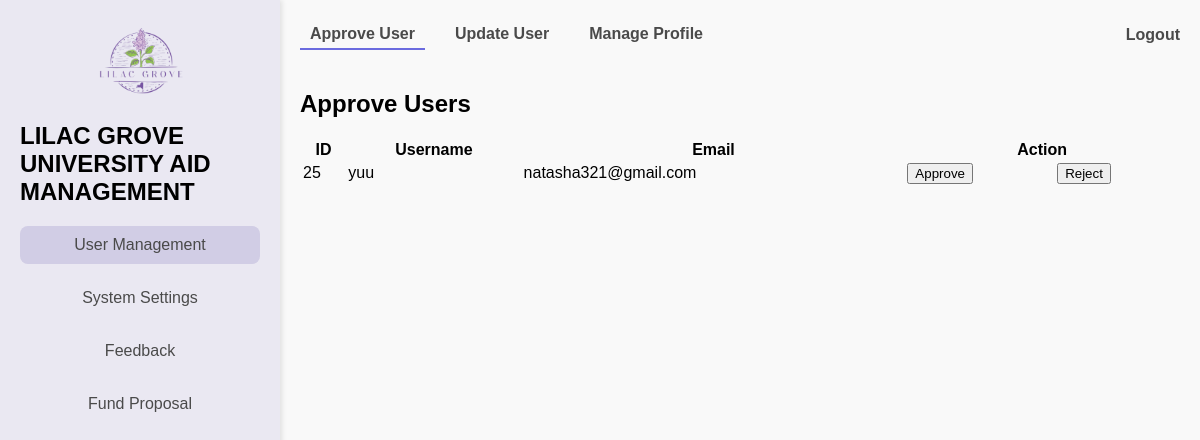
The app's page /profile/ (signed in), older data.
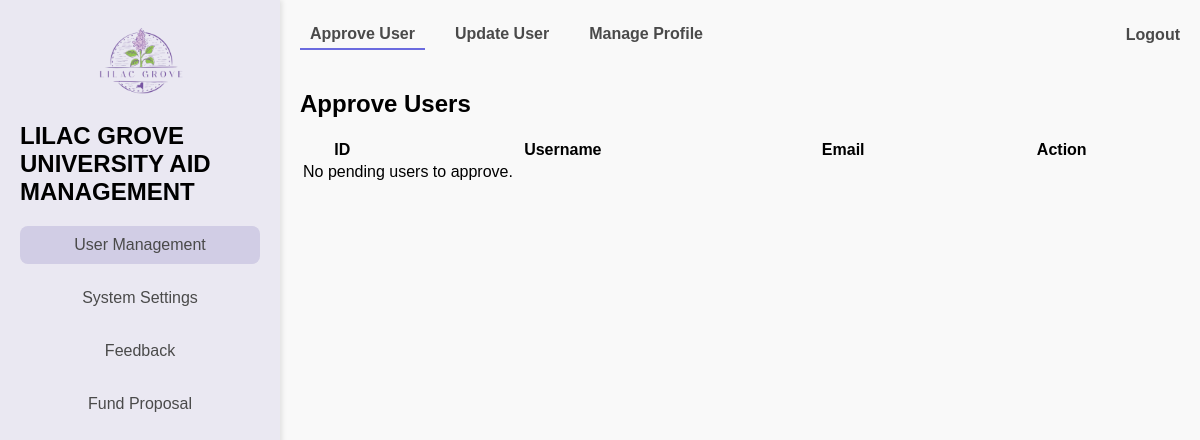
The same page, newer data.
### users/models.py (models this page shows, shortened)
class Account(AbstractUser):
    ROLE_LIST = [
        ('student', 'Student'),
        ('officer', 'Aid Officer'),
        ('funder', 'Funder'),
        ('administrator', 'Administrator'),
    ]
    role                = models.CharField(max_length=13, choices=ROLE_LIST)
    study_program       = models.CharField(max_length=100, blank=True, null=True) # only for Students
    years_of_study      = models.IntegerField(blank=True, null=True)
    gpa                 = models.FloatField(blank=True, null=True)
    organization_name   = models.CharField(max_length=255, blank=True, null=True)
    is_approved         = models.BooleanField(default=False)
    phone_number        = models.CharField(max_length=15, blank=True, null=True)
    created_at          = models.DateTimeField(default=now)
    updated_at          = models.DateTimeField(auto_now=True)
    class Meta:
        db_table = 'users_masterlist'

### users/views.py (the view)
# urls.py: path('profile/', views.dashboard, name = 'dashboard'),
@login_required
def dashboard(request):
    role_dashboard_map = {
        'administrator': admin_dashboard,
        'student': student_dashboard,
        'officer': officer_dashboard,
        'funder': funder_dashboard,
    }
    user_role = request.user.role
    if user_role in role_dashboard_map:
        return role_dashboard_map[user_role](request)
    else:
        messages.error(request, "Your role is not recognized. Please contact support.")
        return redirect('home')  # Redirect to a safe fallback page

### users/views.py (called while the page is built)
def role_required(role_name):
    def decorator(view_func):
        def wrapper(request, *args, **kwargs):
            if request.user.role != role_name:
                raise PermissionDenied("You do not have permission to access this page.")
            return view_func(request, *args, **kwargs)
        return wrapper
    return decorator

### users/templates/dashboards/admin_dashboard.html (shortened to what this page needs)
{% extends "dashboards/dashboard.html" %}
{% load static %}
{% block menu %}
    <a href="{% url 'dashboard' %}?tab=pending_users" class="menu-item {% if active_menu == 'user_management' %}active{% endif %}">
        User Management
    </a>
    <a href="{% url 'dashboard' %}?tab=config_parameters" class="menu-item {% if active_menu == 'system_settings' %}active{% endif %}">
        System Settings
    </a>
    <a href="{% url 'dashboard' %}?tab=feedback_management" class="menu-item {% if active_menu == 'feedback' %}active{% endif %}">
        Feedback
    </a>
    <a href="{% url 'dashboard' %}?tab=approve_requests" class="menu-item {% if active_menu == 'fund_proposal' %}active{% endif %}">
        Fund Proposal
    </a>
{% endblock menu %}
{% block dashboard %}
    {% if active_tab == 'pending_users' %}
        <h2>Approve Users</h2>
        <table>
            <thead>
                <tr>
                    <th>ID</th>
                    <th>Username</th>
                    <th>Email</th>
                    <th colspan='2'>Action</th>
                </tr>
            </thead>
            <tbody>
                {% for user in pending_users %}
                <tr>
                    <td>{{ user.id }}</td>
                    <td>{{ user.username }}</td>
                    <td>{{ user.email }}</td>
                    <td>
                        <form action="{% url 'approve_user' user.id %}" method="post" style="display: inline;">
                            <button type="submit" class="btn btn-success">Approve</button>
                        </form>
                    </td>
                    <td>
                        <form action="{% url 'reject_user' user.id %}" method="post" style="display: inline;" onsubmit="return confirm('Are you sure you want to reject this user?');">
                            <button type="submit" class="btn btn-danger">Reject</button>
                        </form>
                    </td>
                </tr>
                {% empty %}
                <tr>
                    <td colspan="5">No pending users to approve.</td>
                </tr>
                {% endfor %}
            </tbody>
        </table>
    {% endif %}
    {% include 'others/profilemodal.html' %}
{% endblock dashboard %}

Row changes from the older to the newer data that the page shows:
no longer on this page (row edited): Account: id "25", username "yuu", email "natasha321@gmail.com"
Text that changed along with them:
text now shown: "No pending users to approve."
